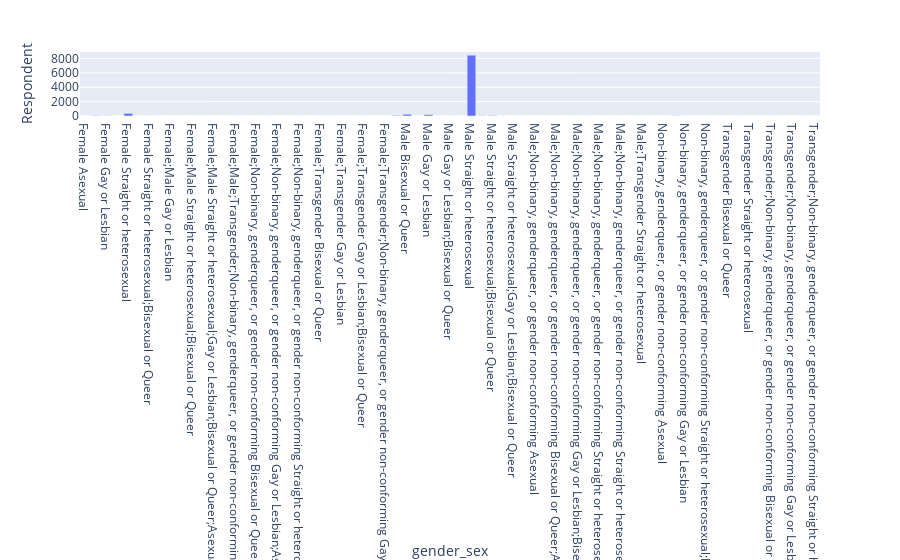

Notebook code for this chart:
### Code cell
orientation_bar = px.bar(grouped_df, x='gender_sex', y='Respondent')
orientation_bar.show()

### Figure 1 — Plotly figure (JSON) as saved in the notebook; plotly's stock layout.template omitted (floating-point values rounded to 4 significant figures)
{"data": [{"alignmentgroup": "True", "hovertemplate": "gender_sex=%{x}<br>Respondent=%{y}<extra></extra>", "legendgroup": "", "marker": {"color": "#636efa"}, "name": "", "offsetgroup": "", "orientation": "v", "showlegend": false, "textposition": "auto", "type": "bar", "x": ["Female Asexual", "Female Bisexual or Queer", "Female Gay or Lesbian", "Female Gay or Lesbian;Bisexual or Queer", "Female Straight or heterosexual", "Female Straight or heterosexual;Asexual", "Female Straight or heterosexual;Bisexual or Queer", "Female;Male Bisexual or Queer", "Female;Male Gay or Lesbian", "Female;Male Straight or heterosexual", "Female;Male Straight or heterosexual;Bisexual or Queer", "Female;Male Straight or heterosexual;Gay or Lesbian", "Female;Male Straight or heterosexual;Gay or Lesbian;Bisexual or Queer;Asexual", "Female;Male;Transgender Bisexual or Queer", "Female;Male;Transgender;Non-binary, genderqueer, or gender non-conforming Gay or Lesbian", "Female;Male;Transgender;Non-binary, genderqueer, or gender non-conforming Straight or heterosexual;Gay or Lesbian;Bisexual or Queer;Asexual", "Female;Non-binary, genderqueer, or gender non-conforming Bisexual or Queer", "Female;Non-binary, genderqueer, or gender non-conforming Gay or Lesbian", "Female;Non-binary, genderqueer, or gender non-conforming Gay or Lesbian;Asexual", "Female;Non-binary, genderqueer, or gender non-conforming Gay or Lesbian;Bisexual or Queer", "Female;Non-binary, genderqueer, or gender non-conforming Straight or heterosexual", "Female;Transgender Asexual", "Female;Transgender Bisexual or Queer", "Female;Transgender Bisexual or Queer;Asexual", "Female;Transgender Gay or Lesbian", "Female;Transgender Gay or Lesbian;Asexual", "Female;Transgender Gay or Lesbian;Bisexual or Queer", "Female;Transgender;Non-binary, genderqueer, or gender non-conforming Bisexual or Queer", "Female;Transgender;Non-binary, genderqueer, or gender non-conforming Gay or Lesbian;Bisexual or Queer;Asexual", "Male Asexual", "Male Bisexual or Queer", "Male Bisexual or Queer;Asexual", "Male Gay or Lesbian", "Male Gay or Lesbian;Asexual", "Male Gay or Lesbian;Bisexual or Queer", "Male Gay or Lesbian;Bisexual or Queer;Asexual", "Male Straight or heterosexual", "Male Straight or heterosexual;Asexual", "Male Straight or heterosexual;Bisexual or Queer", "Male Straight or heterosexual;Gay or Lesbian", "Male Straight or heterosexual;Gay or Lesbian;Bisexual or Queer", "Male Straight or heterosexual;Gay or Lesbian;Bisexual or Queer;Asexual", "Male;Non-binary, genderqueer, or gender non-conforming Asexual", "Male;Non-binary, genderqueer, or gender non-conforming Bisexual or Queer", "Male;Non-binary, genderqueer, or gender non-conforming Bisexual or Queer;Asexual", "Male;Non-binary, genderqueer, or gender non-conforming Gay or Lesbian", "Male;Non-binary, genderqueer, or gender non-conforming Gay or Lesbian;Bisexual or Queer", "Male;Non-binary, genderqueer, or gender non-conforming Straight or heterosexual", "Male;Non-binary, genderqueer, or gender non-conforming Straight or heterosexual;Asexual", "Male;Non-binary, genderqueer, or gender non-conforming Straight or heterosexual;Bisexual or Queer", "Male;Non-binary, genderqueer, or gender non-conforming Straight or heterosexual;Bisexual or Queer;Asexual", "Male;Transgender Bisexual or Queer", "Male;Transgender Straight or heterosexual", "Male;Transgender Straight or heterosexual;Bisexual or Queer", "Non-binary, genderqueer, or gender non-conforming Asexual", "Non-binary, genderqueer, or gender non-conforming Bisexual or Queer", "Non-binary, genderqueer, or gender non-conforming Gay or Lesbian", "Non-binary, genderqueer, or gender non-conforming Straight or heterosexual", "Non-binary, genderqueer, or gender non-conforming Straight or heterosexual;Bisexual or Queer", "Transgender Asexual", "Transgender Bisexual or Queer", "Transgender Gay or Lesbian", "Transgender Straight or heterosexual", "Transgender;Non-binary, genderqueer, or gender non-conforming Bisexual or Queer", "Transgender;Non-binary, genderqueer, or gender non-conforming Bisexual or Queer;Asexual", "Transgender;Non-binary, genderqueer, or gender non-conforming Gay or Lesbian;Bisexual or Queer", "Transgender;Non-binary, genderqueer, or gender non-conforming Gay or Lesbian;Bisexual or Queer;Asexual", "Transgender;Non-binary, genderqueer, or gender non-conforming Straight or heterosexual", "Transgender;Non-binary, genderqueer, or gender non-conforming Straight or heterosexual;Gay or Lesbian;Bisexual or Queer;Asexual"], "xaxis": "x", "y": [7, 56, 26, 3, 371, 5, 10, 1, 1, 2, 1, 1, 2, 1, 1, 7, 4, 1, 1, 1, 1, 2, 9, 2, 9, 1, 1, 1, 1, 77, 239, 3, 192, 4, 13, 1, 8458, 32, 59, 1, 2, 1, 1, 3, 1, 2, 2, 5, 1, 7, 1, 2, 1, 1, 4, 34, 5, 9, 1, 4, 5, 2, 1, 4, 1, 1, 1, 1, 1], "yaxis": "y"}], "layout": {"autosize": true, "barmode": "relative", "dragmode": "zoom", "legend": {"tracegroupgap": 0}, "margin": {"t": 60}, "xaxis": {"anchor": "y", "autorange": false, "domain": [0, 1], "range": [-0.5, 68.5], "title": {"text": "gender_sex"}, "type": "category"}, "yaxis": {"anchor": "x", "autorange": true, "domain": [0, 1], "range": [0, 8903.0], "title": {"text": "Respondent"}, "type": "linear"}}}
